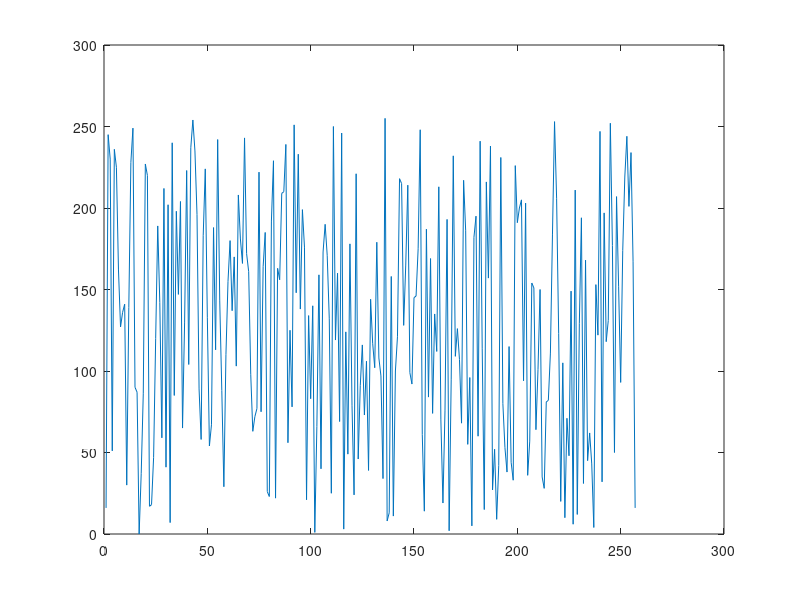

Source code (MATLAB):

a = 29
b = 37;
p = 256;
r(1) = 16;
n = 8;
x0_2 = 0;
c = [0 0 0 0 0 0 0 0];
ei = 256/n;

for i = 1:256
   r(i+1)=mod(r(i)*a+b,p);
   
    if (r(i+1)<=31)
        c(1)=c(1)+1;
    end
    if (r(i+1)>31 && r(i+1)<= 63)
        c(2)=c(2)+1;
    end
    if (r(i+1)>63 && r(i+1)<= 95)
        c(3)=c(3)+1;
    end
    if (r(i+1)>95 && r(i+1)<= 127)
        c(4)=c(4)+1;
    end
    if (r(i+1)>127 && r(i+1)<= 159)
        c(5)=c(5)+1;
    end
    if (r(i+1)>159 && r(i+1)<= 191)
        c(6)=c(6)+1;
    end
    if (r(i+1)>191 && r(i+1)<= 223)
        c(7)=c(7)+1;
    end
    if (r(i+1)>223 && r(i+1)<= 255)
        c(8)=c(8)+1;
    end
end

for i=1:8
    x0_2=x0_2+(c(i)-ei)*(c(i)-ei)/ei;
end
disp(r)
plot(r)
c
x0_2